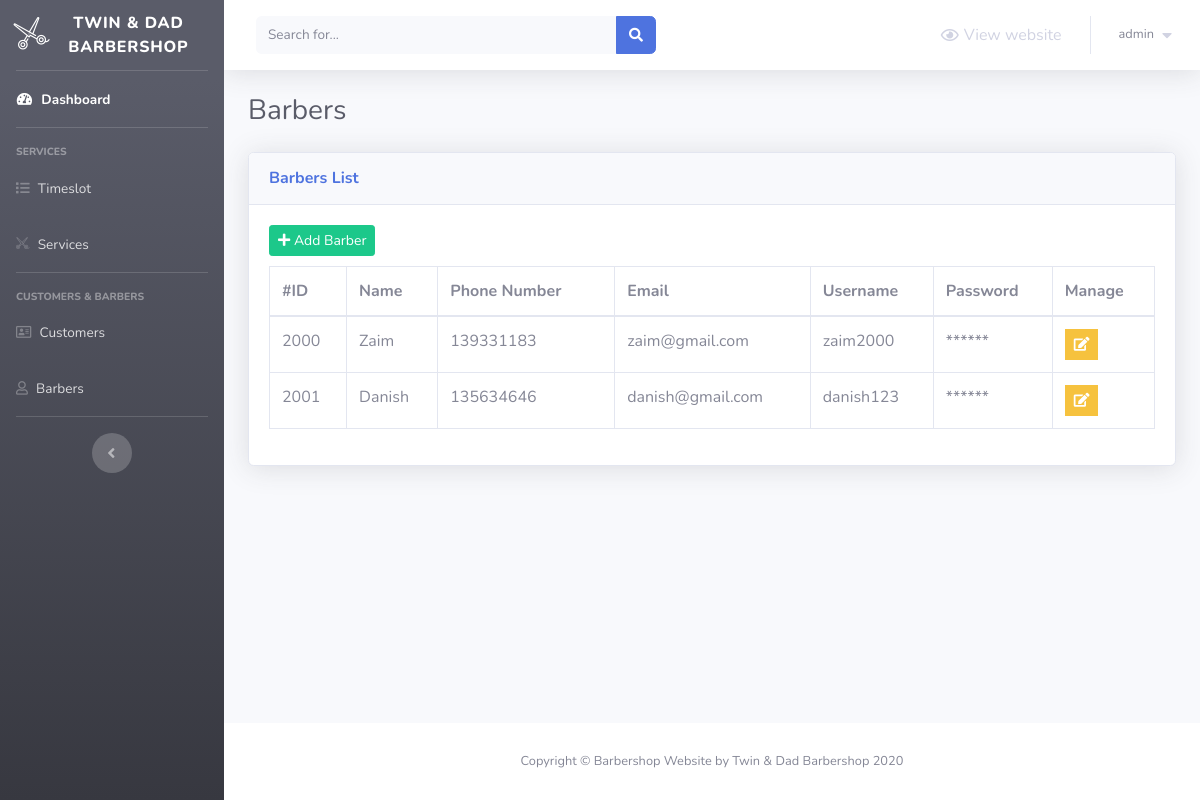
/barber-admin/barbers.php (signed in), run on an earlier commit of the app's database.
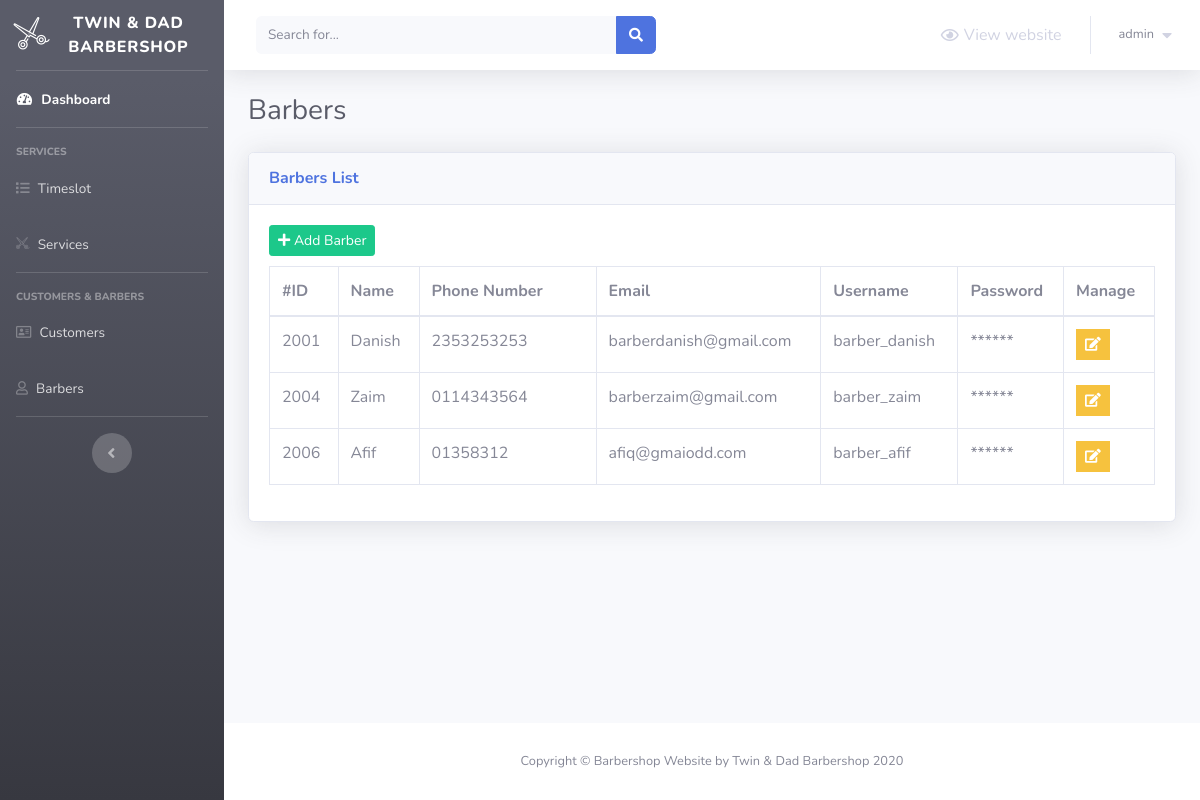
And on a later commit of the database.
### tables this page shows
CREATE TABLE `barbers` (
  `barber_id` int(11) NOT NULL,
  `barber_name` varchar(255) NOT NULL,
  `barber_phonenum` varchar(255) NOT NULL,
  `barber_email` varchar(255) NOT NULL,
  `barber_un` varchar(255) NOT NULL,
  `barber_password` varchar(255) NOT NULL
);

### barber-admin/barbers.php (the view, shortened to what this page needs)
<?php
    include 'Includes/functions/functions.php';
    include 'Includes/templates/header.php';
    if(isset($_SESSION['username_barbershop_Xw211qAAsq4']) && isset($_SESSION['password_barbershop_Xw211qAAsq4']))
    {
?>
        <div class="container-fluid">
            <div class="d-sm-flex align-items-center justify-content-between mb-4">
                <h1 class="h3 mb-0 text-gray-800">Barbers</h1>
            </div>
            <div class="card shadow mb-4">
                    <div class="card-header py-3">
                        <h6 class="m-0 font-weight-bold text-primary">Barbers List</h6>
                    </div>
                    <div class="card-body">
                        <a href="barber-add.php" class="btn btn-success btn-sm" style="margin-bottom: 10px;">
                            <i class="fa fa-plus"></i>
                            Add Barber
                        </a>
                        <table class="table table-bordered">
                            <thead>
                                <tr>
                                    <th scope="col">#ID</th>
                                    <th scope="col">Name</th>
                                    <th scope="col">Phone Number</th>
                                    <th scope="col">Email</th>
                                    <th scope="col">Username</th>
                                    <th scope="col">Password</th>
                                    <th scope="col">Manage</th>
                                </tr>
                            </thead>
                            <tbody>
                                <?php
                                    $sql = "SELECT * FROM barbers";
                                    $result = mysqli_query($conn, $sql);
                                    $rows = mysqli_fetch_all($result, MYSQLI_ASSOC);
                                        foreach($rows as $barber)
                                        {
                                            echo "<tr>";
                                                echo "<td>";
                                                    echo $barber['barber_id'];
                                                echo "</td>";
                                                echo "<td>";
                                                    echo $barber['barber_name'];
                                                echo "</td>";
                                                echo "<td style = 'width:20%'>";
                                                    echo $barber['barber_phonenum'];
                                                echo "</td>";
                                                echo "<td>";
                                                    echo $barber['barber_email'];
                                                echo "</td>";
                                                echo "<td>";
                                                    echo $barber['barber_un'];
                                                echo "</td>";
                                                echo "<td>";
                                                    echo "******";
                                                echo "</td>";
                                                echo "<td>";?>
                                                <ul class="list-inline m-0">
                                                    <li class="list-inline-item" data-toggle="tooltip" title="terminate">
                                                        <button class="btn btn-warning btn-sm rounded-0" type="button" data-toggle="modal" data-target="#" data-placement="top">
                                                            <a href="barber-delete.php?barber_id=<?php echo $barber['barber_id']; ?>" style="color: white;">
                                                                <i class="fa fa-edit"></i>
                                                            </a>
                                                        </button>
                                                    </li>
                                                </ul>
                                                <?php echo "</td>";
                                            echo "</tr>"; }?>
                            </tbody>
                        </table>
                    </div>
                </div>
        </div>
<?php
        include 'Includes/templates/footer.php';
    }
    else
    {
        header('Location: login.php');
        exit();
    }
?>

What changed in the data, as far as the page shows it:
removed barbers: barber_id "2000", barber_name "Zaim", barber_phonenum "139331183", barber_email "zaim@gmail.com", barber_un "zaim2000"
changed barbers "Danish": barber_phonenum "135634646" → "2353253253"; barber_email "danish@gmail.com" → "barberdanish@gmail.com"; barber_un "danish123" → "barber_danish"
added barbers: barber_id "2004", barber_name "Zaim", barber_phonenum "0114343564", barber_email "barberzaim@gmail.com", barber_un "barber_zaim"
added barbers: barber_id "2006", barber_name "Afif", barber_phonenum "01358312", barber_email "afiq@gmaiodd.com", barber_un "barber_afif"
